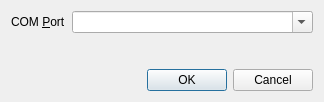
<?xml version="1.0" encoding="UTF-8"?>
<ui version="4.0">
 <class>ConnectDialog</class>
 <widget class="QDialog" name="ConnectDialog">
  <property name="geometry">
   <rect>
    <x>0</x>
    <y>0</y>
    <width>324</width>
    <height>102</height>
   </rect>
  </property>
  <property name="windowTitle">
   <string>Connect to Data Logger</string>
  </property>
  <property name="modal">
   <bool>true</bool>
  </property>
  <layout class="QVBoxLayout" name="verticalLayout">
   <item>
    <widget class="QWidget" name="widget" native="true">
     <layout class="QFormLayout" name="formLayout">
      <property name="horizontalSpacing">
       <number>6</number>
      </property>
      <property name="margin">
       <number>0</number>
      </property>
      <item row="1" column="1">
       <widget class="QComboBox" name="com_port_combo">
        <property name="editable">
         <bool>true</bool>
        </property>
       </widget>
      </item>
      <item row="1" column="0">
       <widget class="QLabel" name="com_port_label">
        <property name="text">
         <string>COM &amp;Port</string>
        </property>
        <property name="buddy">
         <cstring>com_port_combo</cstring>
        </property>
       </widget>
      </item>
     </layout>
    </widget>
   </item>
   <item>
    <widget class="QDialogButtonBox" name="button_box">
     <property name="orientation">
      <enum>Qt::Horizontal</enum>
     </property>
     <property name="standardButtons">
      <set>QDialogButtonBox::Cancel|QDialogButtonBox::Ok</set>
     </property>
    </widget>
   </item>
  </layout>
 </widget>
 <tabstops>
  <tabstop>com_port_combo</tabstop>
  <tabstop>button_box</tabstop>
 </tabstops>
 <resources/>
 <connections>
  <connection>
   <sender>button_box</sender>
   <signal>accepted()</signal>
   <receiver>ConnectDialog</receiver>
   <slot>accept()</slot>
   <hints>
    <hint type="sourcelabel">
     <x>248</x>
     <y>254</y>
    </hint>
    <hint type="destinationlabel">
     <x>157</x>
     <y>274</y>
    </hint>
   </hints>
  </connection>
  <connection>
   <sender>button_box</sender>
   <signal>rejected()</signal>
   <receiver>ConnectDialog</receiver>
   <slot>reject()</slot>
   <hints>
    <hint type="sourcelabel">
     <x>316</x>
     <y>260</y>
    </hint>
    <hint type="destinationlabel">
     <x>286</x>
     <y>274</y>
    </hint>
   </hints>
  </connection>
 </connections>
</ui>
